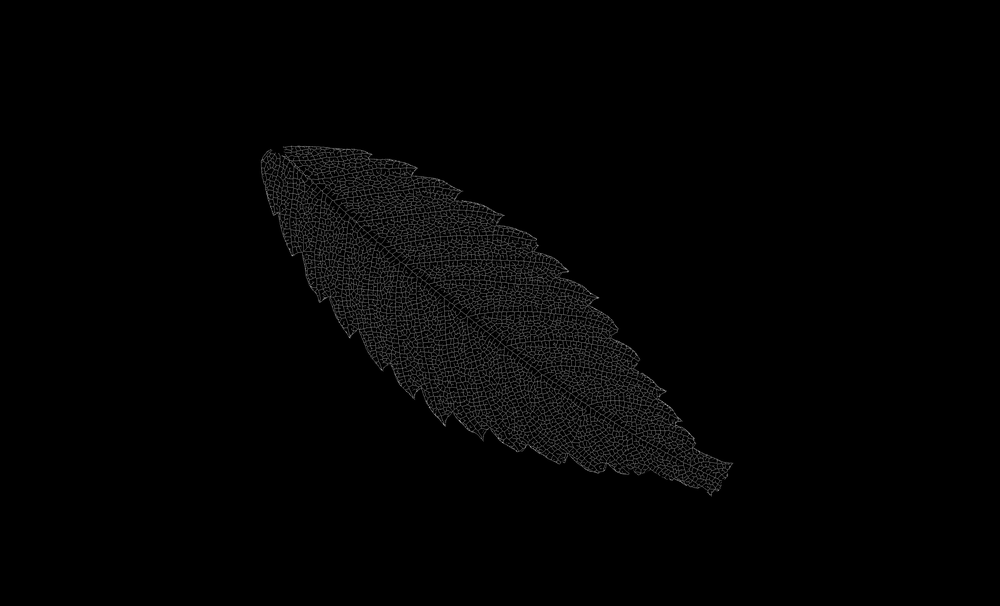
#> input picture data/interm/skeleton-non-treated-dataset/skeleton_Zelkova_serrata_0.png, 1000 x 606 px, shrunk from 4544 x 2752 before the run; its folder holds only this picture in this run
$ jupyter execute extract_network.ipynb
#> lines starting #> are read from the running program, lines starting #| are printed output that depends on the picture; after the words box and inside, x2 and y2 are one past the last pixel; in counts of white or black regions, pixels touching at a corner belong together
[cell 1]
import os
import shutil
import random
import pickle

import numpy as np
import pandas as pd
import matplotlib.pyplot as plt
from pathlib import Path
from glob import glob
import cv2
from tqdm.auto import tqdm
from collections import deque, defaultdict
import joblib


def get_nodes(im: np.array):
    H, W = im.shape
    im_nodes = np.zeros((H+2, W+2), dtype=int)
    for dh in [0, 1, 2]:
        for dw in [0, 1, 2]:
            if dh == 1 and dw == 1:
                im_nodes[dh:H+dh, dw:W+dw] += im * 100
            else:
                im_nodes[dh:H+dh, dw:W+dw] += im
    im_nodes = (im_nodes[1:H+1, 1:W+1]>=103)*255 + (im_nodes[1:H+1, 1:W+1]==101)*255

    return im_nodes


def get_nodepoints(im_nodes: np.array):
    H, W = im_nodes.shape
    nodes = defaultdict(list)
    _count = 0
    check = np.zeros_like(im_nodes, dtype=int)
    for h in range(H):
        for w in range(W):
            if check[h, w] == 1:
                continue
            check[h, w] = 1
            if im_nodes[h, w] == 255:
                nodes[_count] = [[h, w]]
                que = deque([[h, w]])
                while que:
                    _h, _w = que.popleft()
                    for dh in [-1, 0, 1]:
                        for dw in [-1, 0, 1]:
                            if dh == 0 and dw == 0:
                                continue
                            nh = _h + dh
                            nw = _w + dw
                            if 0<=nh<H and 0<=nw<W and check[nh, nw]==0 and im_nodes[nh, nw]==255:
                                nodes[_count].append([nh, nw])
                                check[nh, nw] = 1
                                que.append([nh, nw])
                _count += 1
    return nodes


def get_connectnodes(im: np.array, nodes: list):
    H, W = im.shape
    im_nodes_id = np.zeros_like(im, dtype=int) - 1
    for _key in nodes.keys():
        for h, w in nodes[_key]:
            im_nodes_id[h, w] = _key

    nodes_output = [[] for _ in range(len(nodes))]
    for _key in nodes.keys():
        que = deque(nodes[_key].copy())
        check = nodes[_key].copy()
        while que:
            _h, _w = que.popleft()
            for dh in [-1, 0, 1]:
                for dw in [-1, 0, 1]:
                    if dh == 0 and dw == 0: continue
                    nh = _h + dh
                    nw = _w + dw
                    if 0<nh<H and 0<=nw<W and im[nh, nw]==1 and (not [nh, nw] in check):
                        check.append([nh, nw])
                        if im_nodes_id[nh, nw] != -1:
                            nodes_output[_key].append(im_nodes_id[nh, nw])
                        else:
                            que.append([nh, nw])
    return nodes_output


def get_linkingnodes(connect_edges: defaultdict):
    nodes_check = [0] * len(connect_edges)
    nodes_size = [0] * len(connect_edges)

    for i in range(len(connect_edges)):
        if nodes_check[i] == 1: continue
        nodes_check[i] = 1

        que = deque([i])
        path_list = [i]
        while que:
            x = que.popleft()
            for y in connect_edges[x]:
                if nodes_check[y] == 1: continue
                nodes_check[y] = 1

                que.append(y)
                path_list.append(y)

        for _path in path_list:
            nodes_size[_path] = len(path_list)

    _max = max(nodes_size)
    _set = set([i for i in range(len(nodes_size)) if nodes_size[i] == _max])

    nodes_output = [[] for _ in range(len(connect_edges))]
    for x in range(len(connect_edges)):
        if not x in _set: continue
        for y in connect_edges[x]:
            if not y in _set: continue
            nodes_output[x].append(y)
    return nodes_output, _set


def get_network(path):
    new_path = path.split('/')[-1][9:][:-4]

    try:
        im = cv2.imread(path, 0)
#> im is the input picture: shape (606, 1000); min 0, max 175, mean 3.3
        im = (im > 100).astype(int)
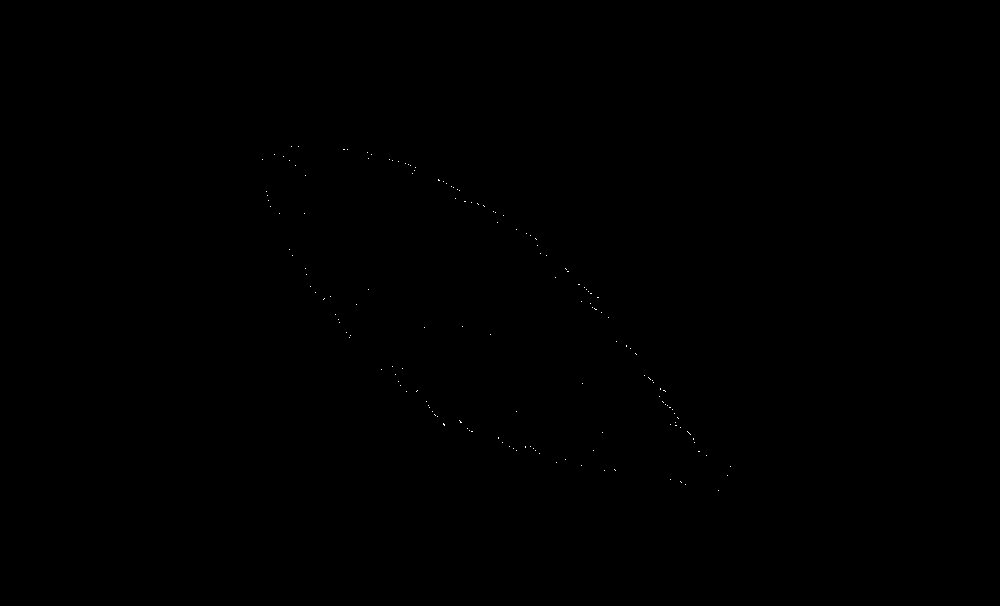
#> im: shape (606, 1000) int64; values 0 (black) and 1 (white), 0.03% white in thin lines or dots, all inside (x1, y1, x2, y2) = (262, 146, 731, 491)
        im_nodes = get_nodes(im)
#> after the loop in get_nodes, `for dh in [0, 1, 2]:`: im_nodes: shape (608, 1002) int64; 8 distinct labels, from 0 to 103
#> in get_nodes, `im_nodes = (im_nodes[1:H+1, 1:W+1]>=103)*255 + (im_nodes[1:H+1, 1:W+1]..`: im_nodes: shape (606, 1000) int64; 0.01% white in thin lines or dots, all inside (x1, y1, x2, y2) = (323, 149, 700, 483)
        nodes = get_nodepoints(im_nodes)
#> after the loop in get_nodepoints, `for h in range(H):`: check: shape (606, 1000) int64; every value is 1
#> nodes = 37 items
        connect_edges = get_connectnodes(im, nodes)
#> the loop in get_connectnodes, `for _key in nodes.keys():` made 37 passes
#> after the loop in get_connectnodes, `for _key in nodes.keys():`:
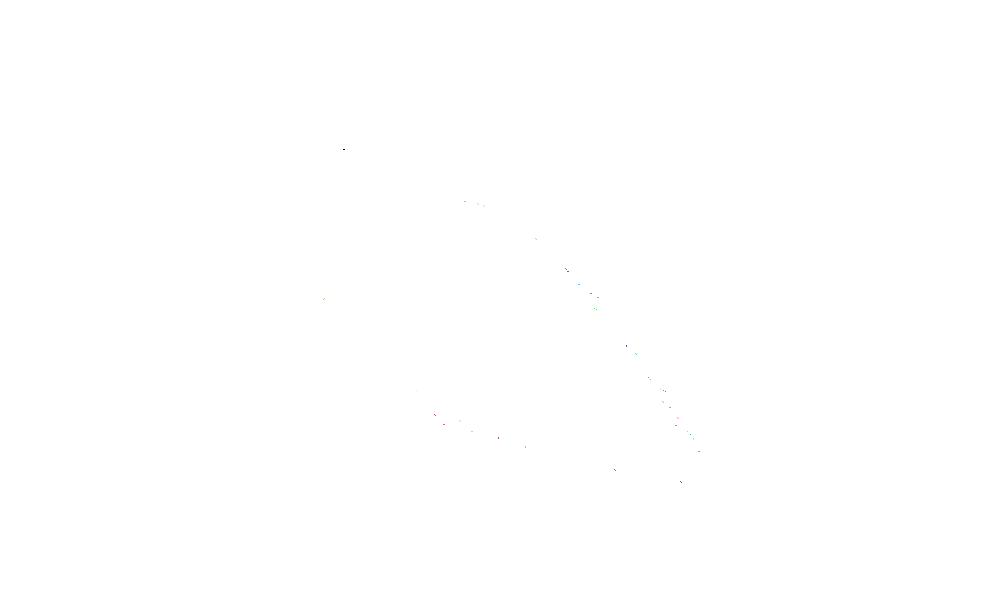
#> im_nodes_id: shape (606, 1000) int64; 38 distinct labels, from -1 to 36; one colour per label, 0 black, -1 white
#> in get_connectnodes, `nodes_output = [[] for _ in range(len(nodes))]`: nodes_output = 37 items, first 6: [], [], [], [], [], []
#> the loop in get_connectnodes, `for _key in nodes.keys():` made 37 passes
#> connect_edges = 37 items, first 6: [], [], [], [], [], []
        connect_edges_linking, nodes_linking = get_linkingnodes(connect_edges)
#> in get_linkingnodes, `nodes_check = [0] * len(connect_edges)`: nodes_check = 37 values from 0 to 0
#> the loop in get_linkingnodes, `for i in range(len(connect_edges)):` made 37 passes
#> after the loop in get_linkingnodes, `for i in range(len(connect_edges)):`: nodes_check = 37 values from 1 to 1; nodes_size = 37 values, max 2 at index 11, min 1 at index 0, mean 1.22
#> in get_linkingnodes, `nodes_output = [[] for _ in range(len(connect_edges))]`: nodes_output = 37 items, first 6: [], [], [], [], [], []
#> the loop in get_linkingnodes, `for x in range(len(connect_edges)):` made 37 passes
#> connect_edges_linking = 37 items, first 6: [], [], [], [], [], []; nodes_linking = 8 items

        out_path = new_path + '.txt'
        with open(os.path.join(LINKOUTPUT_DIR, out_path), 'wb') as f:
            pickle.dump(connect_edges_linking, f)

        out_path = new_path + '.json'
        with open(os.path.join(POSOUTPUT_DIR, out_path), 'wb') as f:
            pickle.dump(nodes, f)
        return None

    except:
        out_path
